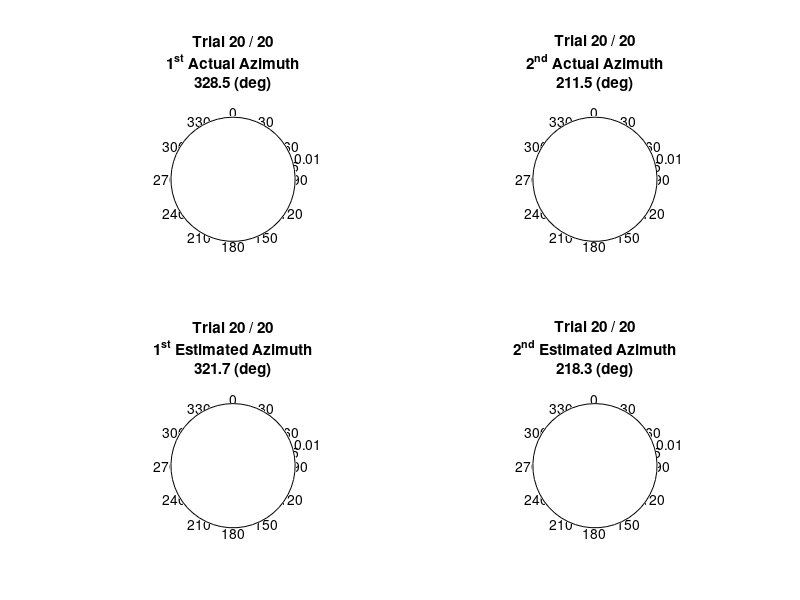

This chart was generated by the following MATLAB code:
%%%%%%%%%%%%%%%%%%%%%%%%%%%%%%%%%%%%%%%%%%%%%%%%%%%%%%%%%%%%%%%%%%%%%%
% Joshua Simmons                                                     %
% July 2015                                                          %
% Uses Time-Difference-of-Arrival (TDOA) to determine the azimuth to %
% a 30 kHz SINE wave underwater.                                     %
%%%%%%%%%%%%%%%%%%%%%%%%%%%%%%%%%%%%%%%%%%%%%%%%%%%%%%%%%%%%%%%%%%%%%%

close all;
clear all;
clc;

% Global Simulation Parameters
%%%%%%%%%%%%%%%%%%%%%%%%%%%%%%%%%%%%%%%%%%%%%%%%%%%%%%%%%%%%%%%%%%%%%%%%%%%
trialCount = 0;
trialTotal = 20;
fig1_On = false;  % Time domain signals and cross-correlation functions
fig2_On = true;  % Compass plots
%%%%%%%%%%%%%%%%%%%%%%%%%%%%%%%%%%%%%%%%%%%%%%%%%%%%%%%%%%%%%%%%%%%%%%%%%%%


% Source Properties
%%%%%%%%%%%%%%%%%%%%%%%%%%%%%%%%%%%%%%%%%%%%%%%%%%%%%%%%%%%%%%%%%%%%%%%%%%%
SNR  = 40;        % Signal to Noise Ratio [dB]
fSce = 30e3;      % Source freq [Hz]
Tsce = 1/fSce;    % Source period [s]
vP   = 1482;      % Propagation Velocity [m/s]
lambda = vP/fSce; % Wavelength [m]
%%%%%%%%%%%%%%%%%%%%%%%%%%%%%%%%%%%%%%%%%%%%%%%%%%%%%%%%%%%%%%%%%%%%%%%%%%%


% Hydrophone Properties
%%%%%%%%%%%%%%%%%%%%%%%%%%%%%%%%%%%%%%%%%%%%%%%%%%%%%%%%%%%%%%%%%%%%%%%%%%%
d = (1/3)*lambda; % Hydrophone spacing [m]
%%%%%%%%%%%%%%%%%%%%%%%%%%%%%%%%%%%%%%%%%%%%%%%%%%%%%%%%%%%%%%%%%%%%%%%%%%%


% Sampler Properties
%%%%%%%%%%%%%%%%%%%%%%%%%%%%%%%%%%%%%%%%%%%%%%%%%%%%%%%%%%%%%%%%%%%%%%%%%%%
fS = 1e6;  % Sample freq [Hz]
tS = 1/fS; % Sample period [s]

% POWER OF 2 STRONGLY PREFERRED TO TAKE ADVANTAGE OF FFT ACCELERATIONS
N0 = 2^10; % #Samples per frame
%%%%%%%%%%%%%%%%%%%%%%%%%%%%%%%%%%%%%%%%%%%%%%%%%%%%%%%%%%%%%%%%%%%%%%%%%%%


% START MAIN LOOP
while (trialCount < trialTotal)
    
    % Constructing simulated input signals
    %%%%%%%%%%%%%%%%%%%%%%%%%%%%%%%%%%%%%%%%%%%%%%%%%%%%%%%%%%%%%%%%%%%%%%%

    % Using a random number generator to randomize the actual time delays
    for iter=2:4;
        rNum = rand();
    
        if (rNum <= 0.5)
            rNum = -1*rNum;
        end
    
        if (iter==2)
            td2_Act = rNum/2*Tsce;   % Actual time delay of chan2
        elseif (iter==3)
            td3_Act = rNum/2*Tsce;   % Actual time delay of chan3
        elseif (iter==4)
            td4_Act = rNum/2*Tsce;   % Actual time delay of chan4
        end
    end

    % Constructing the input signals from the randomized time delays
    t = 0:tS:(N0-1)*tS;       % Time Array [s]
    chan1 = cos(2*pi*fSce*t); % Reference Signal
    chan2 = cos(2*pi*fSce*(t+td2_Act));
    chan3 = cos(2*pi*fSce*(t+td3_Act));
    chan4 = cos(2*pi*fSce*(t+td4_Act));

    % Adding Gaussian Noise for increased realism
    chan1 = awgn(chan1,SNR);
    chan2 = awgn(chan2,SNR);
    chan3 = awgn(chan3,SNR);
    chan4 = awgn(chan4,SNR);
    %%%%%%%%%%%%%%%%%%%%%%%%%%%%%%%%%%%%%%%%%%%%%%%%%%%%%%%%%%%%%%%%%%%%%%%


    % Determining the estimated time delays from cross-correlation
    %%%%%%%%%%%%%%%%%%%%%%%%%%%%%%%%%%%%%%%%%%%%%%%%%%%%%%%%%%%%%%%%%%%%%%%
    [XC12, XC12lags] = xcorr(chan1,chan2,'coeff');
    [XC12yMax, XC12yMaxK] = max(XC12);
    td2_Est  = XC12lags(XC12yMaxK)*tS;

    [XC13, XC13lags] = xcorr(chan1,chan3,'coeff');
    [XC13yMax, XC13yMaxK] = max(XC13);
    td3_Est  = XC13lags(XC13yMaxK)*tS;

    [XC14, XC14lags] = xcorr(chan1,chan4,'coeff');
    [XC14yMax, XC14yMaxK] = max(XC14);
    td4_Est  = XC14lags(XC14yMaxK)*tS;
    %%%%%%%%%%%%%%%%%%%%%%%%%%%%%%%%%%%%%%%%%%%%%%%%%%%%%%%%%%%%%%%%%%%%%%%


    % Determing the location and azimuth to the source
    %%%%%%%%%%%%%%%%%%%%%%%%%%%%%%%%%%%%%%%%%%%%%%%%%%%%%%%%%%%%%%%%%%%%%%%
    
    % Calculating estimated source location
    tRef_Est = (td2_Est^2+td4_Est^2-td3_Est^2)/(2*(td3_Est-td2_Est-td4_Est));
    R1_Est   = vP*tRef_Est;
    R2_Est   = R1_Est + vP*td2_Est;
    yS_Est   = (R2_Est^2-R1_Est^2-d^2)/(2*d);
    xS_Est1  =  sqrt(R1_Est^2-yS_Est^2);
    xS_Est2  = -sqrt(R1_Est^2-yS_Est^2);
    
    % Calculating actual source location
    tRef_Act = (td2_Act^2+td4_Act^2-td3_Act^2)/(2*(td3_Act-td2_Act-td4_Act));
    R1_Act   = vP*tRef_Act;
    R2_Act   = R1_Act + vP*td2_Act;
    yS_Act   = (R2_Act^2-R1_Act^2-d^2)/(2*d);
    xS_Act1  =  sqrt(R1_Act^2-yS_Act^2);
    xS_Act2  = -sqrt(R1_Act^2-yS_Act^2);

    % Checking for impossibilities
    if ( (angle(xS_Est1) == 0 || angle(xS_Est1) == pi) && (angle(xS_Act1) == 0 || angle(xS_Act1) == pi) )
        trialCount = trialCount + 1;
        
        % Converting azimuths from radians to degrees
        azimuth1_Est = atan2(yS_Est,xS_Est1) * (180/pi);
        azimuth2_Est = atan2(yS_Est,xS_Est2) * (180/pi);
    
        azimuth1_Act = atan2(yS_Act,xS_Act1) * (180/pi);
        azimuth2_Act = atan2(yS_Act,xS_Act2) * (180/pi);
        
        
        % Handling negative azimuths
        if (azimuth1_Est < 0)
            azimuth1_Est = azimuth1_Est + 360;
        end

        if (azimuth2_Est < 0)
            azimuth2_Est = azimuth2_Est + 360;
        end
        
        if (azimuth1_Act < 0)
            azimuth1_Act = azimuth1_Act + 360;
        end
        
        if (azimuth2_Act < 0)
            azimuth2_Act = azimuth2_Act + 360;
        end

        % Visualization
        
        stringTrials = sprintf('Trial %0.0f / %0.0f', trialCount, trialTotal);
        
        if (fig1_On == true)
    
            % Stemming time domain (superimposed) and cross-correlations
            figure(1)
                subplot(2,2,1);
                    hold on;
                    stem(t*1e6,chan1,'-b');
                    stem(t*1e6,chan2,'-r');
                    stem(t*1e6,chan3,'-m');
                    stem(t*1e6,chan4,'-g');
                    hold off;
                    xlim([0, 4*lambda/vP*1e6]);
                    xlabel('Time [\mus]');
                    ylabel('Amplitude');
                    legend({'Chan1','Chan2','Chan3','Chan4'});
                    string111 = sprintf('f_{source} = %0.0f [kHz]          f_{samp} = %0.0f [MHz]', fSce/1e3, fS/1e6);
                    string112 = sprintf('SNR = %0.0f [dB]',         SNR);
                    string113 = sprintf('         d = %0.4f [cm]          d = %0.4f [lambda]', d*100, d/lambda);
                    string114 = sprintf('T/4 = %0.4f [us]',         Tsce/4*1e6);
                    title({string111,string112,string113,string114});
                subplot(2,2,2);
                    hold on;
                    stem(XC12lags*tS*1e6,XC12,'r');
                    plot(td2_Act*1e6,XC12yMax,'b.','MarkerSize',20);
                    plot(td2_Est*1e6,XC12yMax,'k.','MarkerSize',20);
                    hold off;
                    string121 = sprintf('td2_{Act} = %f [us]', td2_Act*1e6);
                    string122 = sprintf('td2_{Est} = %f [us]', td2_Est*1e6);
                    legend({'',string121,string122});
                    title('XC_{12}');
                    xlabel('Time [\mus]');
                subplot(2,2,3);
                    hold on;
                    stem(XC13lags*tS*1e6,XC13,'m');
                    plot(td3_Act*1e6,XC13yMax,'b.','MarkerSize',20);
                    plot(td3_Est*1e6,XC13yMax,'k.','MarkerSize',20);
                    hold off;
                    string131 = sprintf('td3_{Act} = %f [us]', td3_Act*1e6);
                    string132 = sprintf('td3_{Est} = %f [us]', td3_Est*1e6);
                    legend({'',string131,string132});
                    title('XC_{13}');
                    xlabel('Time [\mus]');
                subplot(2,2,4);
                    hold on;
                    stem(XC14lags*tS*1e6,XC14,'g');
                    plot(td4_Act*1e6,XC14yMax,'b.','MarkerSize',20);
                    plot(td4_Est*1e6,XC14yMax,'k.','MarkerSize',20);
                    hold off;
                    string141 = sprintf('td4_{Act} = %f [us]', td4_Act*1e6);
                    string142 = sprintf('td4_{Est} = %f [us]', td4_Est*1e6);
                    legend({'',string141,string142});
                    title('XC_{14}');
                    xlabel('Time [\mus]');
        end
        
        if (fig2_On == true)
            
            % Estimated source azimuths
            figure(2)
                subplot(2,2,1);            
                    compass([0 xS_Act1],[0 yS_Act],'-r');
                    view([90, -90]);
                    string211 = sprintf('%0.1f (deg)', azimuth1_Act);
                    title({stringTrials,'1^{st} Actual Azimuth',string211,''});
                subplot(2,2,2);            
                    compass([0 xS_Act2],[0 yS_Act],'-r');
                    view([90, -90]);
                    string212 = sprintf('%0.1f (deg)', azimuth2_Act);
                    title({stringTrials,'2^{nd} Actual Azimuth',string212,''});
                subplot(2,2,3);            
                    compass([0 xS_Est1],[0 yS_Est],'-b');
                    view([90, -90]);
                    string221 = sprintf('%0.1f (deg)', azimuth1_Est);
                    title({stringTrials,'1^{st} Estimated Azimuth',string221,''});
                subplot(2,2,4);            
                    compass([0 xS_Est2],[0 yS_Est],'-b');
                    view([90, -90]);
                    string231 = sprintf('%0.1f (deg)', azimuth2_Est);
                    title({stringTrials,'2^{nd} Estimated Azimuth',string231,''});
        end
    end
    %%%%%%%%%%%%%%%%%%%%%%%%%%%%%%%%%%%%%%%%%%%%%%%%%%%%%%%%%%%%%%%%%%%%%%%
    pause(0.25);
end
%%%%%%%%%%%%%%%%%%%%%%%%%%%%%%%%%%%%%%%%%%%%%%%%%%%%%%%%%%%%%%%%%%%%%%%%%%%
